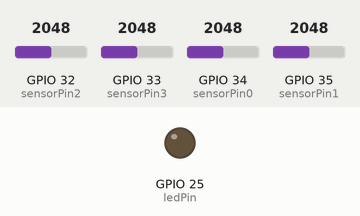
A sketch run on a simulated ESP32. Shown: output pins drawn as LEDs (lit = HIGH). Inputs (shaded band) come from the test bench; at power-on: GPIO 32 (sensorPin2) = 2048, GPIO 33 (sensorPin3) = 2048, GPIO 34 (sensorPin0) = 2048, GPIO 35 (sensorPin1) = 2048. WiFi joins after 1.5 s; servers stay silent unless stated; the Firebase database answers and starts empty; what the sketch prints to the serial monitor is not drawn.

Above: at 0.1 s.
At 1.7 s:
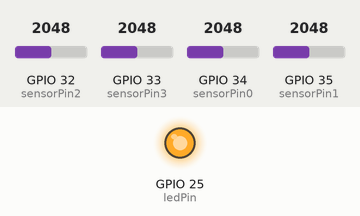
At 2.75 s:
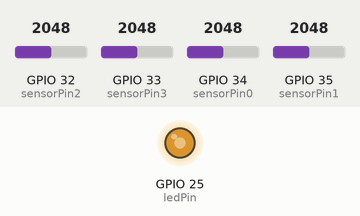
At 3.75 s:
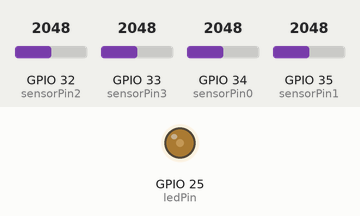
Timing chart, 0 to 6.0 s (numbered marks = the images above):
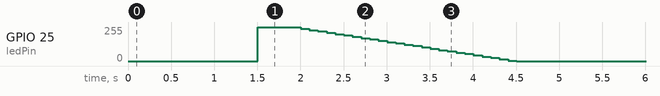

Measured:
- by itself, GPIO 25 (ledPin): 0/255 → 255/255 at 1.5 s, → 252/255 0.40 s later, → 242/255 0.10 s later, → 232/255 0.10 s later, … (28 changes in this stretch)

The sketch:

POD-Unit_Main_PhotoAI_v006.ino
```cpp
#include <WiFi.h>
#include <Firebase_ESP_Client.h>

// WiFi
//const char* ssid = "MEO-2hzF96460";
//const char* password = "FpxA9bv8";

const char* ssid = "MEO-2hzF96460";
const char* password = "FpxA9bv8";

// Firebase
#define FIREBASE_HOST "booking-ee47f-default-rtdb.europe-west1.firebasedatabase.app"
#define FIREBASE_AUTH "m3uCFaiui2EXuQdpZGuuIgwgarKXH5lojbhUgF5b"

// Имя устройства
const String device_id = "Pod_01_base_01";

// Пины
const int sensorPin0 = 34;
const int sensorPin1 = 35;
const int sensorPin2 = 32;
const int sensorPin3 = 33;
const int ledPin = 25;

// Буфер (максимум 600 показаний)
const int max_buffer_size = 600;
int buffer0[max_buffer_size];
int buffer1[max_buffer_size];
int buffer2[max_buffer_size];
int buffer3[max_buffer_size];
int buffer_index = 0;

// Настройки (начальные)
int min_light = 0;
int target_light = 1000;
int light_threshold = 1300;
int send_interval = 5;
int qty_reading_sensors_in_second = 10;
int sensor_buffer_time = 5;
int manual_override = 0;   // 0 = авто, 1 = ручной
int manual_toggle = 0;     // 0 = выкл, 1 = вкл (ручной)

// Веса датчиков 0.0 - 1.0 (начальные = 1.0)
float sensor0_weight = 1.0;
float sensor1_weight = 1.0;
float sensor2_weight = 1.0;
float sensor3_weight = 1.0;

// Вычисляемый размер буфера
int current_buffer_size = 50;

// Таймеры (неблокирующий код)
unsigned long last_sensor_read = 0;
unsigned long last_settings_read = 0;
unsigned long last_send = 0;
int read_delay = 100;  // ms

// Яркость
int current_brightness = 0;

// Firebase
FirebaseData fbdo;
FirebaseAuth auth;
FirebaseConfig config;

void setup() {
  Serial.begin(115200);

  WiFi.begin(ssid, password);
  while (WiFi.status() != WL_CONNECTED) {
    delay(500);
    Serial.print(".");
  }
  Serial.println("WiFi connected");

  ledcAttach(ledPin, 5000, 8);

  // Буфер нулями
  int i;
  for (i = 0; i < max_buffer_size; i++) {
    buffer0[i] = 0;
    buffer1[i] = 0;
    buffer2[i] = 0;
    buffer3[i] = 0;
  }

  // Firebase
  config.database_url = FIREBASE_HOST;
  config.signer.tokens.legacy_token = FIREBASE_AUTH;
  Firebase.begin(&config, &auth);
  Firebase.reconnectWiFi(true);

  Serial.println("Ready - non-blocking");
}

void loop() {
  unsigned long now = millis();

  // Чтение датчиков по таймеру
  if (now - last_sensor_read >= read_delay) {
    buffer0[buffer_index] = analogRead(sensorPin0);
    buffer1[buffer_index] = analogRead(sensorPin1);
    buffer2[buffer_index] = analogRead(sensorPin2);
    buffer3[buffer_index] = analogRead(sensorPin3);

    buffer_index = buffer_index + 1;
    if (buffer_index >= current_buffer_size) {
      buffer_index = 0;
    }

    last_sensor_read = now;
  }

  // Чтение настроек каждые 10 сек
  if (now - last_settings_read >= 10000) {
    String light_path = "devices/" + device_id + "/settings/light_mapping/";
    String conn_path = "devices/" + device_id + "/settings/connection_package/";
    String mode_path = "devices/" + device_id + "/settings/light_mode/";
    String weights_path = light_path + "sensor_weights/";

    Firebase.RTDB.getInt(&fbdo, light_path + "min_light", &min_light);
    Firebase.RTDB.getInt(&fbdo, light_path + "target_light", &target_light);
    Firebase.RTDB.getInt(&fbdo, light_path + "light_threshold", &light_threshold);

    // Веса датчиков
    Firebase.RTDB.getFloat(&fbdo, weights_path + "sensor0_weight", &sensor0_weight);
    Firebase.RTDB.getFloat(&fbdo, weights_path + "sensor1_weight", &sensor1_weight);
    Firebase.RTDB.getFloat(&fbdo, weights_path + "sensor2_weight", &sensor2_weight);
    Firebase.RTDB.getFloat(&fbdo, weights_path + "sensor3_weight", &sensor3_weight);

    Firebase.RTDB.getInt(&fbdo, conn_path + "send_interval", &send_interval);
    Firebase.RTDB.getInt(&fbdo, conn_path + "qty_reading_sensors_in_second", &qty_reading_sensors_in_second);
    Firebase.RTDB.getInt(&fbdo, conn_path + "sensor_buffer_time", &sensor_buffer_time);

    Firebase.RTDB.getInt(&fbdo, mode_path + "manual_override", &manual_override);
    Firebase.RTDB.getInt(&fbdo, mode_path + "manual_toggle", &manual_toggle);

    // Пересчёт размера буфера
    current_buffer_size = sensor_buffer_time * qty_reading_sensors_in_second;
    if (current_buffer_size < 1) current_buffer_size = 1;
    if (current_buffer_size > max_buffer_size) current_buffer_size = max_buffer_size;

    read_delay = 1000 / qty_reading_sensors_in_second;
    if (read_delay < 10) read_delay = 10;

    last_settings_read = now;
  }

  // Расчёт среднего (взвешенное)
  int sum0 = 0, sum1 = 0, sum2 = 0, sum3 = 0;
  int j;
  for (j = 0; j < current_buffer_size; j++) {
    sum0 += buffer0[j];
    sum1 += buffer1[j];
    sum2 += buffer2[j];
    sum3 += buffer3[j];
  }
  int avg0 = sum0 / current_buffer_size;
  int avg1 = sum1 / current_buffer_size;
  int avg2 = sum2 / current_buffer_size;
  int avg3 = sum3 / current_buffer_size;

  float total_weight = sensor0_weight + sensor1_weight + sensor2_weight + sensor3_weight;
  if (total_weight == 0) total_weight = 1;
  int weighted_avg = (avg0 * sensor0_weight + avg1 * sensor1_weight + avg2 * sensor2_weight + avg3 * sensor3_weight) / total_weight;

  // Управление LED
  int brightness = 0;
  if (manual_override == 1) {
    if (manual_toggle == 1) {
      brightness = 255;
    } else {
      brightness = 0;
    }
  } else {
    if (weighted_avg < light_threshold) {
      brightness = (light_threshold - weighted_avg) * 255 / (light_threshold - min_light);
      if (brightness < 0) brightness = 0;
      if (brightness > 255) brightness = 255;

      int error = target_light - weighted_avg;
      brightness = brightness + error / 20;
      if (brightness < 0) brightness = 0;
      if (brightness > 255) brightness = 255;
    }
  }
  ledcWrite(ledPin, brightness);
  current_brightness = brightness;

  // Отправка данных (в sensors/sensors_data/)
  if (now - last_send >= (send_interval * 1000)) {
    String base_path = "devices/" + device_id + "/";

    Firebase.RTDB.setInt(&fbdo, base_path + "avg_light", weighted_avg);
    Firebase.RTDB.setInt(&fbdo, base_path + "brightness", current_brightness);
    Firebase.RTDB.setInt(&fbdo, base_path + "timestamp", now / 1000);

    String sensors_data_path = base_path + "sensors/sensors_data/";  // как ты хотел
    Firebase.RTDB.setInt(&fbdo, sensors_data_path + "sensor0", avg0);
    Firebase.RTDB.setInt(&fbdo, sensors_data_path + "sensor1", avg1);
    Firebase.RTDB.setInt(&fbdo, sensors_data_path + "sensor2", avg2);
    Firebase.RTDB.setInt(&fbdo, sensors_data_path + "sensor3", avg3);

    last_send = now;
  }

  // Минимальная пауза
  delayMicroseconds(1000);  // 1 мс
}
```
